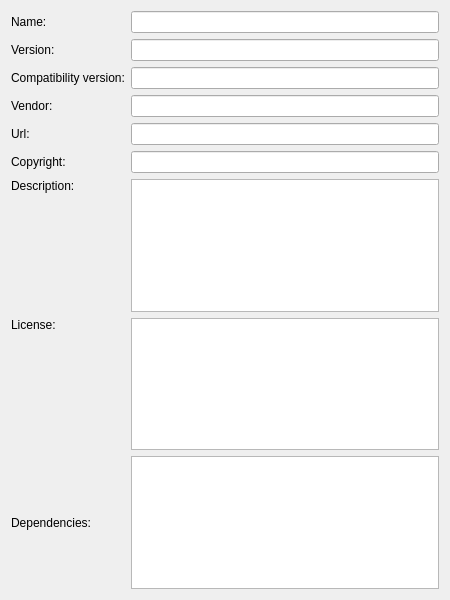
<?xml version="1.0" encoding="UTF-8"?>
<ui version="4.0">
 <class>PluginEditor</class>
 <widget class="QWidget" name="PluginEditor">
  <property name="geometry">
   <rect>
    <x>0</x>
    <y>0</y>
    <width>450</width>
    <height>600</height>
   </rect>
  </property>
  <property name="windowTitle">
   <string>Plugin Info</string>
  </property>
  <layout class="QGridLayout" name="gridLayout" columnstretch="0,0,0">
   <item row="0" column="0">
    <widget class="QLabel" name="label_1">
     <property name="text">
      <string>Name:</string>
     </property>
    </widget>
   </item>
   <item row="1" column="0">
    <widget class="QLabel" name="label_2">
     <property name="text">
      <string>Version:</string>
     </property>
    </widget>
   </item>
   <item row="2" column="0">
    <widget class="QLabel" name="label_4">
     <property name="text">
      <string>Compatibility version:</string>
     </property>
    </widget>
   </item>
   <item row="3" column="0">
    <widget class="QLabel" name="label_3">
     <property name="text">
      <string>Vendor:</string>
     </property>
    </widget>
   </item>
   <item row="4" column="0">
    <widget class="QLabel" name="label_6">
     <property name="text">
      <string>Url:</string>
     </property>
    </widget>
   </item>
   <item row="8" column="0">
    <widget class="QLabel" name="label_5">
     <property name="text">
      <string>Description:</string>
     </property>
    </widget>
   </item>
   <item row="8" column="2" rowspan="2">
    <widget class="QTextBrowser" name="textBrowser_Description">
     <property name="readOnly">
      <bool>false</bool>
     </property>
    </widget>
   </item>
   <item row="9" column="0">
    <spacer name="verticalSpacer_1">
     <property name="orientation">
      <enum>Qt::Vertical</enum>
     </property>
     <property name="sizeHint" stdset="0">
      <size>
       <width>20</width>
       <height>40</height>
      </size>
     </property>
    </spacer>
   </item>
   <item row="11" column="0">
    <widget class="QLabel" name="label">
     <property name="text">
      <string>License:</string>
     </property>
    </widget>
   </item>
   <item row="11" column="2" rowspan="2">
    <widget class="QTextBrowser" name="textBrowser_License">
     <property name="readOnly">
      <bool>false</bool>
     </property>
    </widget>
   </item>
   <item row="12" column="0">
    <spacer name="verticalSpacer_2">
     <property name="orientation">
      <enum>Qt::Vertical</enum>
     </property>
     <property name="sizeHint" stdset="0">
      <size>
       <width>20</width>
       <height>40</height>
      </size>
     </property>
    </spacer>
   </item>
   <item row="13" column="0">
    <widget class="QLabel" name="label_9">
     <property name="text">
      <string>Dependencies:</string>
     </property>
    </widget>
   </item>
   <item row="14" column="0">
    <spacer name="verticalSpacer_3">
     <property name="orientation">
      <enum>Qt::Vertical</enum>
     </property>
     <property name="sizeHint" stdset="0">
      <size>
       <width>20</width>
       <height>40</height>
      </size>
     </property>
    </spacer>
   </item>
   <item row="0" column="2">
    <widget class="QLineEdit" name="lineEdit_Name"/>
   </item>
   <item row="1" column="2">
    <widget class="QLineEdit" name="lineEdit_Version"/>
   </item>
   <item row="2" column="2">
    <widget class="QLineEdit" name="lineEdit_CompatibilityVersion"/>
   </item>
   <item row="3" column="2">
    <widget class="QLineEdit" name="lineEdit_Vendor"/>
   </item>
   <item row="4" column="2">
    <widget class="QLineEdit" name="lineEdit_Url"/>
   </item>
   <item row="7" column="2">
    <widget class="QLineEdit" name="lineEdit_Copyright"/>
   </item>
   <item row="7" column="0">
    <widget class="QLabel" name="label_8">
     <property name="text">
      <string>Copyright:</string>
     </property>
    </widget>
   </item>
   <item row="13" column="2">
    <widget class="QListView" name="listView_Dependencies"/>
   </item>
  </layout>
 </widget>
 <resources/>
 <connections/>
</ui>
